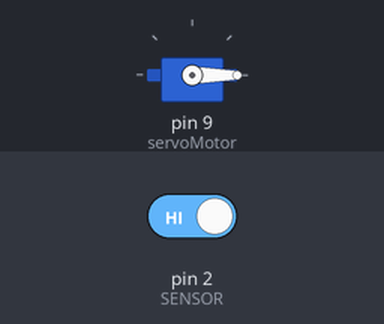
Bench run of a sketch on a simulated Arduino Uno, built with avr-gcc and run on an emulated ATmega328P. On the bench: servo. Inputs (shaded band) come from the test bench; at power-on: pin 2 (SENSOR) HIGH. At 1.0 s the program stops and its outputs stay as they are.

Above: at 0.1 s.
At 0.6 s:
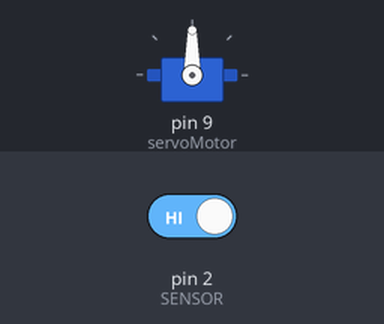
Timing chart, 0 to 2.1 s (numbered marks = the images above):
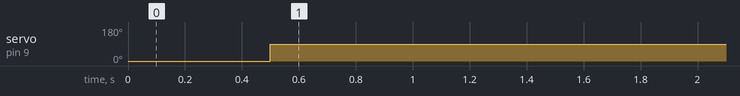

Measured:
- by itself, servo on pin 9 (servoMotor): 0° → 90° at 0.50 s

The sketch:

Sistema_Paracaidas.ino
```cpp
#include <Servo.h>

Servo servoMotor;
int SENSOR=2;

//int LED=3;
int ESTADO;
void setup(){

  Serial.begin(9600);
  servoMotor.attach(9);
  pinMode(SENSOR,INPUT);
}

void loop(){


  ESTADO=digitalRead(SENSOR);

  if (ESTADO==LOW)
  delay(1000);
  else
  {
    //servoMotor.write(90);
    //delay(100);
    servoMotor.write(0);
    delay(500);
    servoMotor.write(90);
    delay(500);
    exit(0);
  }

}
```
